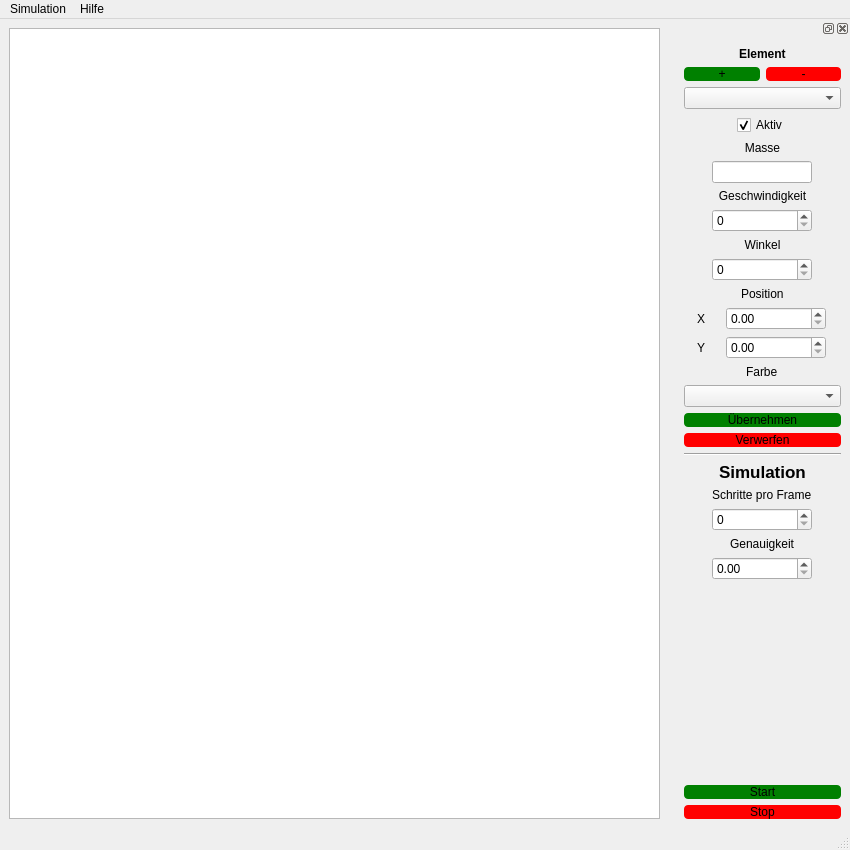
<?xml version="1.0" encoding="UTF-8"?>
<ui version="4.0">
 <class>MainWindow</class>
 <widget class="QMainWindow" name="MainWindow">
  <property name="geometry">
   <rect>
    <x>0</x>
    <y>0</y>
    <width>850</width>
    <height>850</height>
   </rect>
  </property>
  <property name="minimumSize">
   <size>
    <width>850</width>
    <height>850</height>
   </size>
  </property>
  <property name="maximumSize">
   <size>
    <width>16777215</width>
    <height>16777215</height>
   </size>
  </property>
  <property name="windowTitle">
   <string>Schwerkraft Simulation</string>
  </property>
  <property name="accessibleName">
   <string/>
  </property>
  <widget class="QWidget" name="centralwidget">
   <layout class="QHBoxLayout" name="horizontalLayout_2">
    <item>
     <layout class="QHBoxLayout" name="horizontalLayout">
      <item>
       <widget class="QGraphicsView" name="graphicsView"/>
      </item>
     </layout>
    </item>
   </layout>
  </widget>
  <widget class="QDockWidget" name="dockWidget">
   <property name="enabled">
    <bool>true</bool>
   </property>
   <property name="minimumSize">
    <size>
     <width>175</width>
     <height>776</height>
    </size>
   </property>
   <property name="maximumSize">
    <size>
     <width>175</width>
     <height>524287</height>
    </size>
   </property>
   <attribute name="dockWidgetArea">
    <number>2</number>
   </attribute>
   <widget class="QWidget" name="dockWidgetContents">
    <layout class="QVBoxLayout" name="verticalLayout_2">
     <item>
      <layout class="QVBoxLayout" name="verticalLayout">
       <item alignment="Qt::AlignmentFlag::AlignHCenter">
        <widget class="QLabel" name="labelElemSet">
         <property name="font">
          <font>
           <bold>true</bold>
          </font>
         </property>
         <property name="text">
          <string>Element</string>
         </property>
        </widget>
       </item>
       <item>
        <layout class="QHBoxLayout" name="horizontalLayout_d1">
         <item>
          <widget class="QPushButton" name="pushCreate">
           <property name="styleSheet">
            <string notr="true">QPushButton{
	background-color: green;
	border-radius: 4px;
}

QPushButton:pressed{
	background-color: rgb(20, 150, 0);
}</string>
           </property>
           <property name="text">
            <string>+</string>
           </property>
          </widget>
         </item>
         <item>
          <widget class="QPushButton" name="pushDelete">
           <property name="styleSheet">
            <string notr="true">QPushButton{
	background-color: red;
	border-radius: 4px;
}

QPushButton:pressed{
	background-color: rgb(150, 20, 0);
}</string>
           </property>
           <property name="text">
            <string>-</string>
           </property>
          </widget>
         </item>
        </layout>
       </item>
       <item>
        <widget class="QComboBox" name="comboElement"/>
       </item>
       <item alignment="Qt::AlignmentFlag::AlignHCenter">
        <widget class="QCheckBox" name="checkAktiv">
         <property name="layoutDirection">
          <enum>Qt::LayoutDirection::LeftToRight</enum>
         </property>
         <property name="text">
          <string>Aktiv</string>
         </property>
         <property name="checked">
          <bool>true</bool>
         </property>
        </widget>
       </item>
       <item>
        <widget class="QLabel" name="labelMass">
         <property name="text">
          <string>Masse</string>
         </property>
         <property name="alignment">
          <set>Qt::AlignmentFlag::AlignCenter</set>
         </property>
         <property name="buddy">
          <cstring>labelMass</cstring>
         </property>
        </widget>
       </item>
       <item alignment="Qt::AlignmentFlag::AlignHCenter">
        <widget class="QLineEdit" name="lineEditMasse">
         <property name="minimumSize">
          <size>
           <width>100</width>
           <height>0</height>
          </size>
         </property>
         <property name="maximumSize">
          <size>
           <width>100</width>
           <height>16777215</height>
          </size>
         </property>
        </widget>
       </item>
       <item>
        <widget class="QLabel" name="labelVelo">
         <property name="text">
          <string>Geschwindigkeit</string>
         </property>
         <property name="alignment">
          <set>Qt::AlignmentFlag::AlignCenter</set>
         </property>
        </widget>
       </item>
       <item alignment="Qt::AlignmentFlag::AlignHCenter">
        <widget class="QSpinBox" name="spinVelo">
         <property name="minimumSize">
          <size>
           <width>100</width>
           <height>0</height>
          </size>
         </property>
         <property name="maximumSize">
          <size>
           <width>100</width>
           <height>16777215</height>
          </size>
         </property>
        </widget>
       </item>
       <item>
        <widget class="QLabel" name="labelDegree">
         <property name="text">
          <string>Winkel</string>
         </property>
         <property name="alignment">
          <set>Qt::AlignmentFlag::AlignCenter</set>
         </property>
        </widget>
       </item>
       <item alignment="Qt::AlignmentFlag::AlignHCenter">
        <widget class="QSpinBox" name="spinDegree">
         <property name="minimumSize">
          <size>
           <width>100</width>
           <height>0</height>
          </size>
         </property>
         <property name="maximumSize">
          <size>
           <width>100</width>
           <height>16777215</height>
          </size>
         </property>
         <property name="maximum">
          <number>360</number>
         </property>
        </widget>
       </item>
       <item alignment="Qt::AlignmentFlag::AlignHCenter">
        <widget class="QLabel" name="labelPos">
         <property name="text">
          <string>Position</string>
         </property>
        </widget>
       </item>
       <item>
        <layout class="QHBoxLayout" name="horizontalLayout_d2">
         <item>
          <widget class="QLabel" name="labelX">
           <property name="maximumSize">
            <size>
             <width>10</width>
             <height>16777215</height>
            </size>
           </property>
           <property name="text">
            <string>X</string>
           </property>
          </widget>
         </item>
         <item>
          <widget class="QDoubleSpinBox" name="spinXPos">
           <property name="minimumSize">
            <size>
             <width>100</width>
             <height>0</height>
            </size>
           </property>
           <property name="maximumSize">
            <size>
             <width>100</width>
             <height>16777215</height>
            </size>
           </property>
          </widget>
         </item>
        </layout>
       </item>
       <item>
        <layout class="QHBoxLayout" name="horizontalLayout_3">
         <item>
          <widget class="QLabel" name="labelY">
           <property name="maximumSize">
            <size>
             <width>10</width>
             <height>16777215</height>
            </size>
           </property>
           <property name="text">
            <string>Y</string>
           </property>
          </widget>
         </item>
         <item>
          <widget class="QDoubleSpinBox" name="spinYPos">
           <property name="minimumSize">
            <size>
             <width>100</width>
             <height>0</height>
            </size>
           </property>
           <property name="maximumSize">
            <size>
             <width>100</width>
             <height>16777215</height>
            </size>
           </property>
          </widget>
         </item>
        </layout>
       </item>
       <item alignment="Qt::AlignmentFlag::AlignHCenter">
        <widget class="QLabel" name="labelColor">
         <property name="text">
          <string>Farbe</string>
         </property>
        </widget>
       </item>
       <item>
        <widget class="QComboBox" name="comboColor"/>
       </item>
       <item>
        <widget class="QPushButton" name="pushSetElem">
         <property name="styleSheet">
          <string notr="true">QPushButton{
	background-color: green;
	border-radius: 4px;
}

QPushButton:pressed{
	background-color: rgb(20, 150, 0);
}</string>
         </property>
         <property name="text">
          <string>Übernehmen</string>
         </property>
        </widget>
       </item>
       <item>
        <widget class="QPushButton" name="pushDiscElem">
         <property name="styleSheet">
          <string notr="true">QPushButton{
	background-color: red;
	border-radius: 4px;
}

QPushButton:pressed{
	background-color: rgb(150, 20, 0);
}</string>
         </property>
         <property name="text">
          <string>Verwerfen</string>
         </property>
        </widget>
       </item>
       <item>
        <widget class="Line" name="lineSepDock">
         <property name="orientation">
          <enum>Qt::Orientation::Horizontal</enum>
         </property>
        </widget>
       </item>
       <item alignment="Qt::AlignmentFlag::AlignHCenter">
        <widget class="QLabel" name="labelSimSet">
         <property name="font">
          <font>
           <pointsize>13</pointsize>
           <bold>true</bold>
          </font>
         </property>
         <property name="text">
          <string>Simulation</string>
         </property>
        </widget>
       </item>
       <item alignment="Qt::AlignmentFlag::AlignHCenter">
        <widget class="QLabel" name="labelSteps">
         <property name="text">
          <string>Schritte pro Frame</string>
         </property>
        </widget>
       </item>
       <item alignment="Qt::AlignmentFlag::AlignHCenter">
        <widget class="QSpinBox" name="spinSteps">
         <property name="minimumSize">
          <size>
           <width>100</width>
           <height>0</height>
          </size>
         </property>
         <property name="maximumSize">
          <size>
           <width>100</width>
           <height>16777215</height>
          </size>
         </property>
        </widget>
       </item>
       <item alignment="Qt::AlignmentFlag::AlignHCenter">
        <widget class="QLabel" name="labelAccuracy">
         <property name="text">
          <string>Genauigkeit</string>
         </property>
        </widget>
       </item>
       <item alignment="Qt::AlignmentFlag::AlignHCenter">
        <widget class="QDoubleSpinBox" name="doubleAccuracy">
         <property name="minimumSize">
          <size>
           <width>100</width>
           <height>0</height>
          </size>
         </property>
         <property name="maximumSize">
          <size>
           <width>100</width>
           <height>16777215</height>
          </size>
         </property>
        </widget>
       </item>
       <item>
        <spacer name="verticalSpacer">
         <property name="orientation">
          <enum>Qt::Orientation::Vertical</enum>
         </property>
         <property name="sizeHint" stdset="0">
          <size>
           <width>20</width>
           <height>40</height>
          </size>
         </property>
        </spacer>
       </item>
       <item>
        <widget class="QPushButton" name="pushStartSim">
         <property name="styleSheet">
          <string notr="true">QPushButton{
	background-color: green;
	border-radius: 4px;
}

QPushButton:pressed{
	background-color: rgb(20, 150, 0);
}</string>
         </property>
         <property name="text">
          <string>Start</string>
         </property>
        </widget>
       </item>
       <item>
        <widget class="QPushButton" name="pushStopSim">
         <property name="styleSheet">
          <string notr="true">QPushButton{
	background-color: red;
	border-radius: 4px;
}

QPushButton:pressed{
	background-color: rgb(150, 20, 0);
}</string>
         </property>
         <property name="text">
          <string>Stop</string>
         </property>
        </widget>
       </item>
      </layout>
     </item>
    </layout>
   </widget>
  </widget>
  <widget class="QMenuBar" name="menuBar">
   <property name="geometry">
    <rect>
     <x>0</x>
     <y>0</y>
     <width>850</width>
     <height>38</height>
    </rect>
   </property>
   <widget class="QMenu" name="menuSimulation">
    <property name="title">
     <string>Simulation</string>
    </property>
    <addaction name="actionStart_Stop"/>
    <addaction name="separator"/>
    <addaction name="actionDock"/>
    <addaction name="actionAddElement"/>
   </widget>
   <widget class="QMenu" name="menuHilfe">
    <property name="title">
     <string>Hilfe</string>
    </property>
    <addaction name="actionWas_macht_dieser_Link"/>
    <addaction name="separator"/>
    <addaction name="actionGithub_Repo"/>
   </widget>
   <addaction name="menuSimulation"/>
   <addaction name="menuHilfe"/>
  </widget>
  <widget class="QStatusBar" name="statusBar"/>
  <action name="actionStart_Stop">
   <property name="icon">
    <iconset theme="media-playback-start"/>
   </property>
   <property name="text">
    <string>Start/ Stop</string>
   </property>
   <property name="shortcut">
    <string>Ctrl+Shift+R</string>
   </property>
  </action>
  <action name="actionGithub_Repo">
   <property name="icon">
    <iconset theme="applications-development"/>
   </property>
   <property name="text">
    <string>Github-Repo</string>
   </property>
  </action>
  <action name="actionWas_macht_dieser_Link">
   <property name="icon">
    <iconset theme="dialog-question"/>
   </property>
   <property name="text">
    <string>Was macht dieser Link?</string>
   </property>
  </action>
  <action name="actionDock">
   <property name="icon">
    <iconset theme="applications-system"/>
   </property>
   <property name="text">
    <string>Dock</string>
   </property>
   <property name="shortcut">
    <string>Ctrl+Shift+E</string>
   </property>
  </action>
  <action name="actionAddElement">
   <property name="icon">
    <iconset theme="list-add"/>
   </property>
   <property name="text">
    <string>Element hinzufügen</string>
   </property>
   <property name="shortcut">
    <string>Ctrl+Shift+A</string>
   </property>
  </action>
 </widget>
 <resources/>
 <connections/>
</ui>
